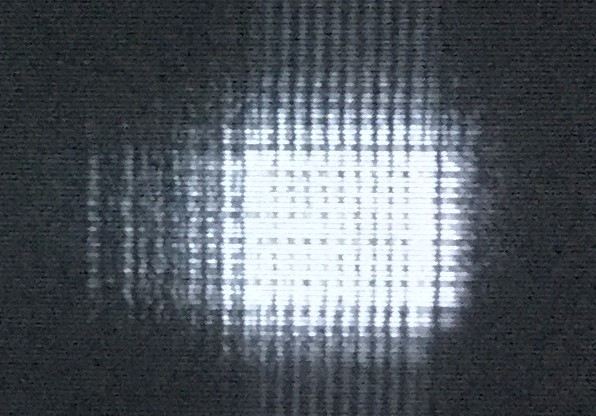
#> input picture Grad School/Fall 2017/PHYS 3330/Lab 5/Pics/Fourier/Picture10.JPG, 596 x 416 px; its folder holds only this picture in this run
$ python fourier.py   (older library calls are emulated)
#> lines starting #> are read from the running program, lines starting #| are printed output that depends on the picture
import numpy as np
from matplotlib import pyplot as plt
from numpy.fft import *
from scipy import misc
import glob

def fourierread(name):
#> called with name = 'Picture10.JPG'
    image = misc.imread(name, mode = 'L')
#> image: shape (416, 596); min 1, max 254, mean 91.3
    return image

files = glob.glob('*.JPG')
for f in files:
    fig, axarr = plt.subplots(1, 2, figsize = (14, 7))
    im = fourierread(f)
    axarr[0].imshow(im, cmap = 'jet', origin = 'lower', aspect = 'auto')
    axarr[0].set_axis_off()
    fftim = fftshift(fft2(im))
    axarr[1].imshow(np.log10(np.abs(fftim)), cmap = 'jet', origin = 'lower', aspect = 'auto')
    axarr[1].set_axis_off()
    plt.savefig(str(f[:-3]) + 'fourier.jpg')
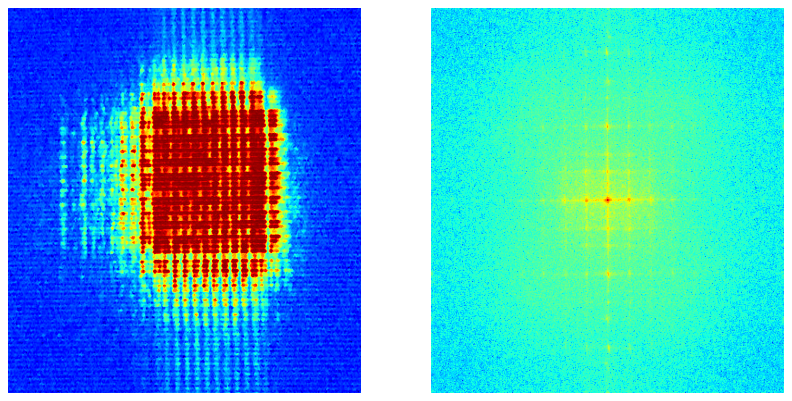
#> figure drawn by matplotlib, 2 panels
plt.close('all')

$ run again, on Grad School/Fall 2017/PHYS 3330/Lab 5/Pics/Fourier/Picture12.JPG
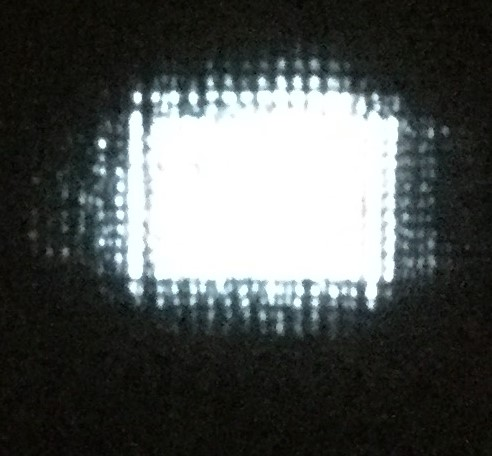
#> input picture Grad School/Fall 2017/PHYS 3330/Lab 5/Pics/Fourier/Picture12.JPG, 492 x 456 px
#> `plt.savefig(str(f[:-3]) + 'fourier.jpg')`:
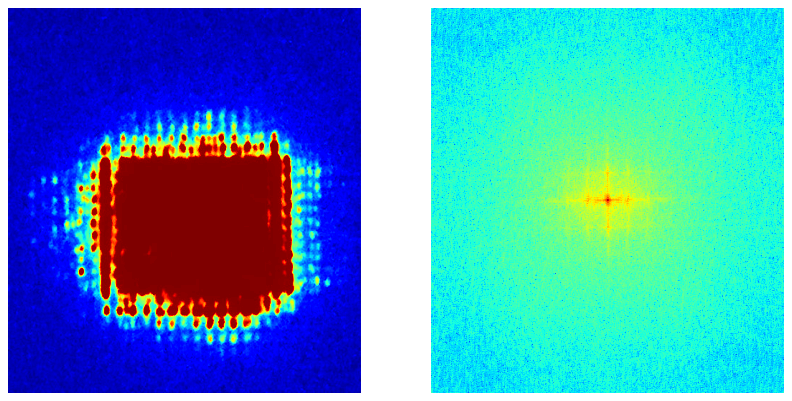
#> figure drawn by matplotlib, 2 panels
